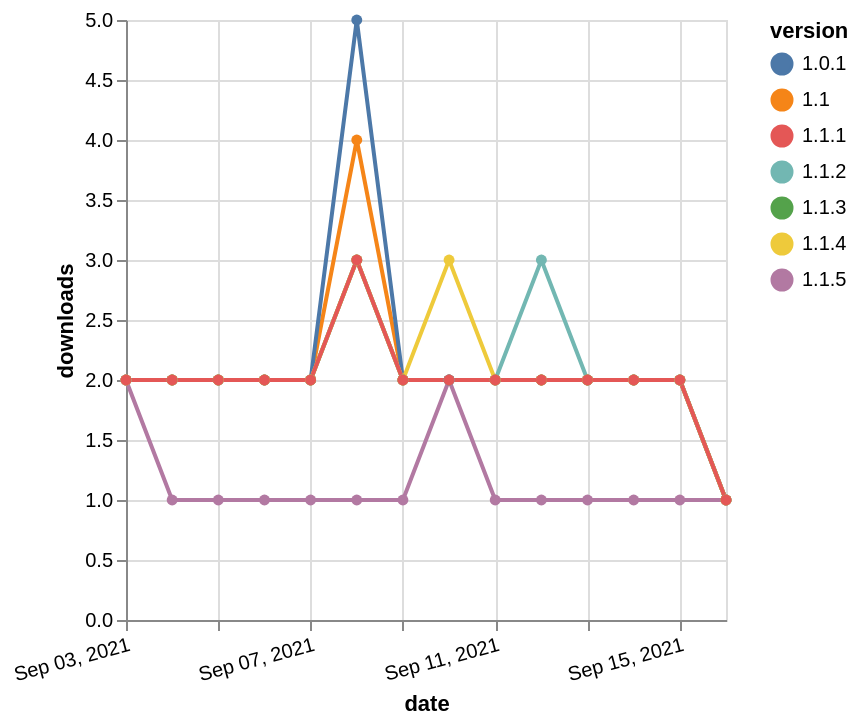

Vega-Lite specification for this chart:
### Vega-Lite specification from a JSON file in a GitHub repository (floating-point values rounded to 4 significant figures)
{"$schema": "https://vega.github.io/schema/vega-lite/v5.json", "description": "A simple bar chart with embedded data.", "data": {"values": [{"date": "2021-09-03", "total": 1739, "delta": 2, "version": "1.1.3"}, {"date": "2021-09-04", "total": 1741, "delta": 2, "version": "1.1.3"}, {"date": "2021-09-05", "total": 1743, "delta": 2, "version": "1.1.3"}, {"date": "2021-09-06", "total": 1745, "delta": 2, "version": "1.1.3"}, {"date": "2021-09-07", "total": 1747, "delta": 2, "version": "1.1.3"}, {"date": "2021-09-08", "total": 1750, "delta": 3, "version": "1.1.3"}, {"date": "2021-09-09", "total": 1752, "delta": 2, "version": "1.1.3"}, {"date": "2021-09-10", "total": 1754, "delta": 2, "version": "1.1.3"}, {"date": "2021-09-11", "total": 1756, "delta": 2, "version": "1.1.3"}, {"date": "2021-09-12", "total": 1758, "delta": 2, "version": "1.1.3"}, {"date": "2021-09-13", "total": 1760, "delta": 2, "version": "1.1.3"}, {"date": "2021-09-14", "total": 1762, "delta": 2, "version": "1.1.3"}, {"date": "2021-09-15", "total": 1764, "delta": 2, "version": "1.1.3"}, {"date": "2021-09-16", "total": 1765, "delta": 1, "version": "1.1.3"}, {"date": "2021-09-03", "total": 1915, "delta": 2, "version": "1.1"}, {"date": "2021-09-04", "total": 1917, "delta": 2, "version": "1.1"}, {"date": "2021-09-05", "total": 1919, "delta": 2, "version": "1.1"}, {"date": "2021-09-06", "total": 1921, "delta": 2, "version": "1.1"}, {"date": "2021-09-07", "total": 1923, "delta": 2, "version": "1.1"}, {"date": "2021-09-08", "total": 1927, "delta": 4, "version": "1.1"}, {"date": "2021-09-09", "total": 1929, "delta": 2, "version": "1.1"}, {"date": "2021-09-10", "total": 1931, "delta": 2, "version": "1.1"}, {"date": "2021-09-11", "total": 1933, "delta": 2, "version": "1.1"}, {"date": "2021-09-12", "total": 1935, "delta": 2, "version": "1.1"}, {"date": "2021-09-13", "total": 1937, "delta": 2, "version": "1.1"}, {"date": "2021-09-14", "total": 1939, "delta": 2, "version": "1.1"}, {"date": "2021-09-15", "total": 1941, "delta": 2, "version": "1.1"}, {"date": "2021-09-16", "total": 1942, "delta": 1, "version": "1.1"}, {"date": "2021-09-03", "total": 2499, "delta": 2, "version": "1.0.1"}, {"date": "2021-09-04", "total": 2501, "delta": 2, "version": "1.0.1"}, {"date": "2021-09-05", "total": 2503, "delta": 2, "version": "1.0.1"}, {"date": "2021-09-06", "total": 2505, "delta": 2, "version": "1.0.1"}, {"date": "2021-09-07", "total": 2507, "delta": 2, "version": "1.0.1"}, {"date": "2021-09-08", "total": 2512, "delta": 5, "version": "1.0.1"}, {"date": "2021-09-09", "total": 2514, "delta": 2, "version": "1.0.1"}, {"date": "2021-09-10", "total": 2516, "delta": 2, "version": "1.0.1"}, {"date": "2021-09-11", "total": 2518, "delta": 2, "version": "1.0.1"}, {"date": "2021-09-12", "total": 2520, "delta": 2, "version": "1.0.1"}, {"date": "2021-09-13", "total": 2522, "delta": 2, "version": "1.0.1"}, {"date": "2021-09-14", "total": 2524, "delta": 2, "version": "1.0.1"}, {"date": "2021-09-15", "total": 2526, "delta": 2, "version": "1.0.1"}, {"date": "2021-09-16", "total": 2527, "delta": 1, "version": "1.0.1"}, {"date": "2021-09-03", "total": 310, "delta": 2, "version": "1.1.5"}, {"date": "2021-09-04", "total": 311, "delta": 1, "version": "1.1.5"}, {"date": "2021-09-05", "total": 312, "delta": 1, "version": "1.1.5"}, {"date": "2021-09-06", "total": 313, "delta": 1, "version": "1.1.5"}, {"date": "2021-09-07", "total": 314, "delta": 1, "version": "1.1.5"}, {"date": "2021-09-08", "total": 315, "delta": 1, "version": "1.1.5"}, {"date": "2021-09-09", "total": 316, "delta": 1, "version": "1.1.5"}, {"date": "2021-09-10", "total": 318, "delta": 2, "version": "1.1.5"}, {"date": "2021-09-11", "total": 319, "delta": 1, "version": "1.1.5"}, {"date": "2021-09-12", "total": 320, "delta": 1, "version": "1.1.5"}, {"date": "2021-09-13", "total": 321, "delta": 1, "version": "1.1.5"}, {"date": "2021-09-14", "total": 322, "delta": 1, "version": "1.1.5"}, {"date": "2021-09-15", "total": 323, "delta": 1, "version": "1.1.5"}, {"date": "2021-09-16", "total": 324, "delta": 1, "version": "1.1.5"}, {"date": "2021-09-03", "total": 1809, "delta": 2, "version": "1.1.2"}, {"date": "2021-09-04", "total": 1811, "delta": 2, "version": "1.1.2"}, {"date": "2021-09-05", "total": 1813, "delta": 2, "version": "1.1.2"}, {"date": "2021-09-06", "total": 1815, "delta": 2, "version": "1.1.2"}, {"date": "2021-09-07", "total": 1817, "delta": 2, "version": "1.1.2"}, {"date": "2021-09-08", "total": 1820, "delta": 3, "version": "1.1.2"}, {"date": "2021-09-09", "total": 1822, "delta": 2, "version": "1.1.2"}, {"date": "2021-09-10", "total": 1824, "delta": 2, "version": "1.1.2"}, {"date": "2021-09-11", "total": 1826, "delta": 2, "version": "1.1.2"}, {"date": "2021-09-12", "total": 1829, "delta": 3, "version": "1.1.2"}, {"date": "2021-09-13", "total": 1831, "delta": 2, "version": "1.1.2"}, {"date": "2021-09-14", "total": 1833, "delta": 2, "version": "1.1.2"}, {"date": "2021-09-15", "total": 1835, "delta": 2, "version": "1.1.2"}, {"date": "2021-09-16", "total": 1836, "delta": 1, "version": "1.1.2"}, {"date": "2021-09-03", "total": 1822, "delta": 2, "version": "1.1.4"}, {"date": "2021-09-04", "total": 1824, "delta": 2, "version": "1.1.4"}, {"date": "2021-09-05", "total": 1826, "delta": 2, "version": "1.1.4"}, {"date": "2021-09-06", "total": 1828, "delta": 2, "version": "1.1.4"}, {"date": "2021-09-07", "total": 1830, "delta": 2, "version": "1.1.4"}, {"date": "2021-09-08", "total": 1833, "delta": 3, "version": "1.1.4"}, {"date": "2021-09-09", "total": 1835, "delta": 2, "version": "1.1.4"}, {"date": "2021-09-10", "total": 1838, "delta": 3, "version": "1.1.4"}, {"date": "2021-09-11", "total": 1840, "delta": 2, "version": "1.1.4"}, {"date": "2021-09-12", "total": 1842, "delta": 2, "version": "1.1.4"}, {"date": "2021-09-13", "total": 1844, "delta": 2, "version": "1.1.4"}, {"date": "2021-09-14", "total": 1846, "delta": 2, "version": "1.1.4"}, {"date": "2021-09-15", "total": 1848, "delta": 2, "version": "1.1.4"}, {"date": "2021-09-16", "total": 1849, "delta": 1, "version": "1.1.4"}, {"date": "2021-09-03", "total": 1828, "delta": 2, "version": "1.1.1"}, {"date": "2021-09-04", "total": 1830, "delta": 2, "version": "1.1.1"}, {"date": "2021-09-05", "total": 1832, "delta": 2, "version": "1.1.1"}, {"date": "2021-09-06", "total": 1834, "delta": 2, "version": "1.1.1"}, {"date": "2021-09-07", "total": 1836, "delta": 2, "version": "1.1.1"}, {"date": "2021-09-08", "total": 1839, "delta": 3, "version": "1.1.1"}, {"date": "2021-09-09", "total": 1841, "delta": 2, "version": "1.1.1"}, {"date": "2021-09-10", "total": 1843, "delta": 2, "version": "1.1.1"}, {"date": "2021-09-11", "total": 1845, "delta": 2, "version": "1.1.1"}, {"date": "2021-09-12", "total": 1847, "delta": 2, "version": "1.1.1"}, {"date": "2021-09-13", "total": 1849, "delta": 2, "version": "1.1.1"}, {"date": "2021-09-14", "total": 1851, "delta": 2, "version": "1.1.1"}, {"date": "2021-09-15", "total": 1853, "delta": 2, "version": "1.1.1"}, {"date": "2021-09-16", "total": 1854, "delta": 1, "version": "1.1.1"}]}, "width": "container", "mark": {"type": "line", "point": {"filled": true}}, "encoding": {"x": {"field": "date", "type": "temporal", "timeUnit": "yearmonthdate", "title": "date", "axis": {"labelAngle": -15}}, "y": {"field": "delta", "type": "quantitative", "title": "downloads"}, "color": {"field": "version", "type": "nominal"}, "tooltip": {"field": "delta"}}}
